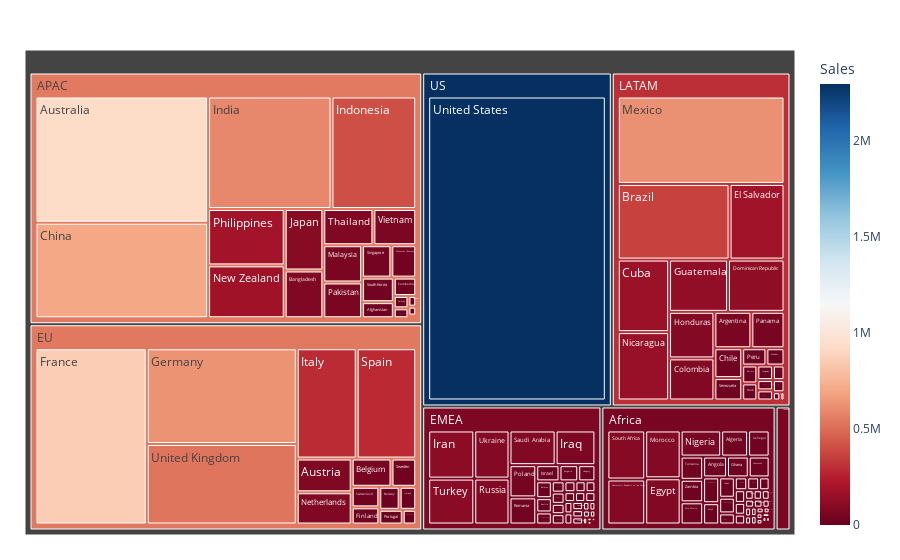

The notebook cell saved with this chart:
### Code cell
#판매액 기준 트리맵 - 미국 포함 
import plotly.express as px
import numpy as np
temp = df[['Market','Country','Sales']].groupby(['Market','Country'])['Sales'].sum().reset_index()
fig = px.treemap(temp,path=['Market','Country'], values='Sales',
                  color='Sales', hover_data=['Market','Country','Sales'], color_continuous_scale='RdBu')

fig.update_layout(margin = dict(t=50, l=25, r=25, b=25))
#color_discrete_sequence = px.colors.qualitative.Plotly)fig.data[0].textinfo = 'label+text+value'fig.show()

### Figure 1 — Plotly figure (JSON) as saved in the notebook; plotly's stock layout.template omitted (floating-point values rounded to 4 significant figures; data arrays with more than 128 entries replaced by an {"elided": "..."} marker saying what was removed)
{"data": [{"branchvalues": "total", "customdata": {"elided": "156x4 mixed values"}, "domain": {"x": [0, 1], "y": [0, 1]}, "hovertemplate": "labels=%{label}<br>Sales_sum=%{value}<br>parent=%{parent}<br>id=%{id}<br>Market=%{customdata[0]}<br>Country=%{customdata[1]}<br>Sales=%{color}<extra></extra>", "ids": {"elided": "156 str values"}, "labels": {"elided": "156 str values"}, "marker": {"coloraxis": "coloraxis", "colors": {"elided": "156 float values"}}, "name": "", "parents": {"elided": "156 str values"}, "type": "treemap", "values": {"elided": "156 int values"}}], "layout": {"coloraxis": {"colorbar": {"title": {"text": "Sales"}}, "colorscale": [[0, "rgb(103,0,31)"], [0.1, "rgb(178,24,43)"], [0.2, "rgb(214,96,77)"], [0.3, "rgb(244,165,130)"], [0.4, "rgb(253,219,199)"], [0.5, "rgb(247,247,247)"], [0.6, "rgb(209,229,240)"], [0.7, "rgb(146,197,222)"], [0.8, "rgb(67,147,195)"], [0.9, "rgb(33,102,172)"], [1, "rgb(5,48,97)"]]}, "legend": {"tracegroupgap": 0}, "margin": {"b": 25, "l": 25, "r": 25, "t": 50}}}
